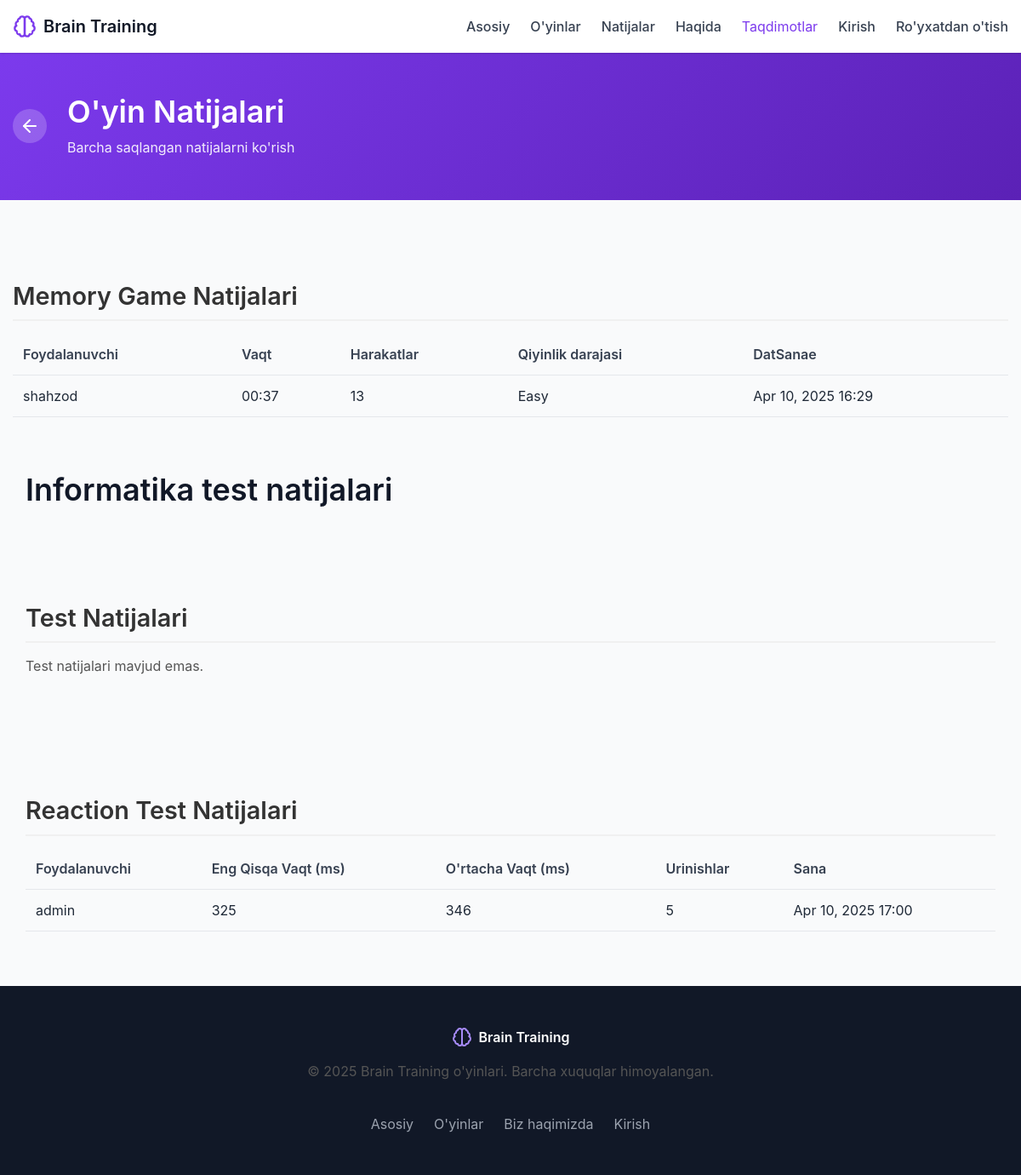
The page /games/results/ on the database as committed earlier.
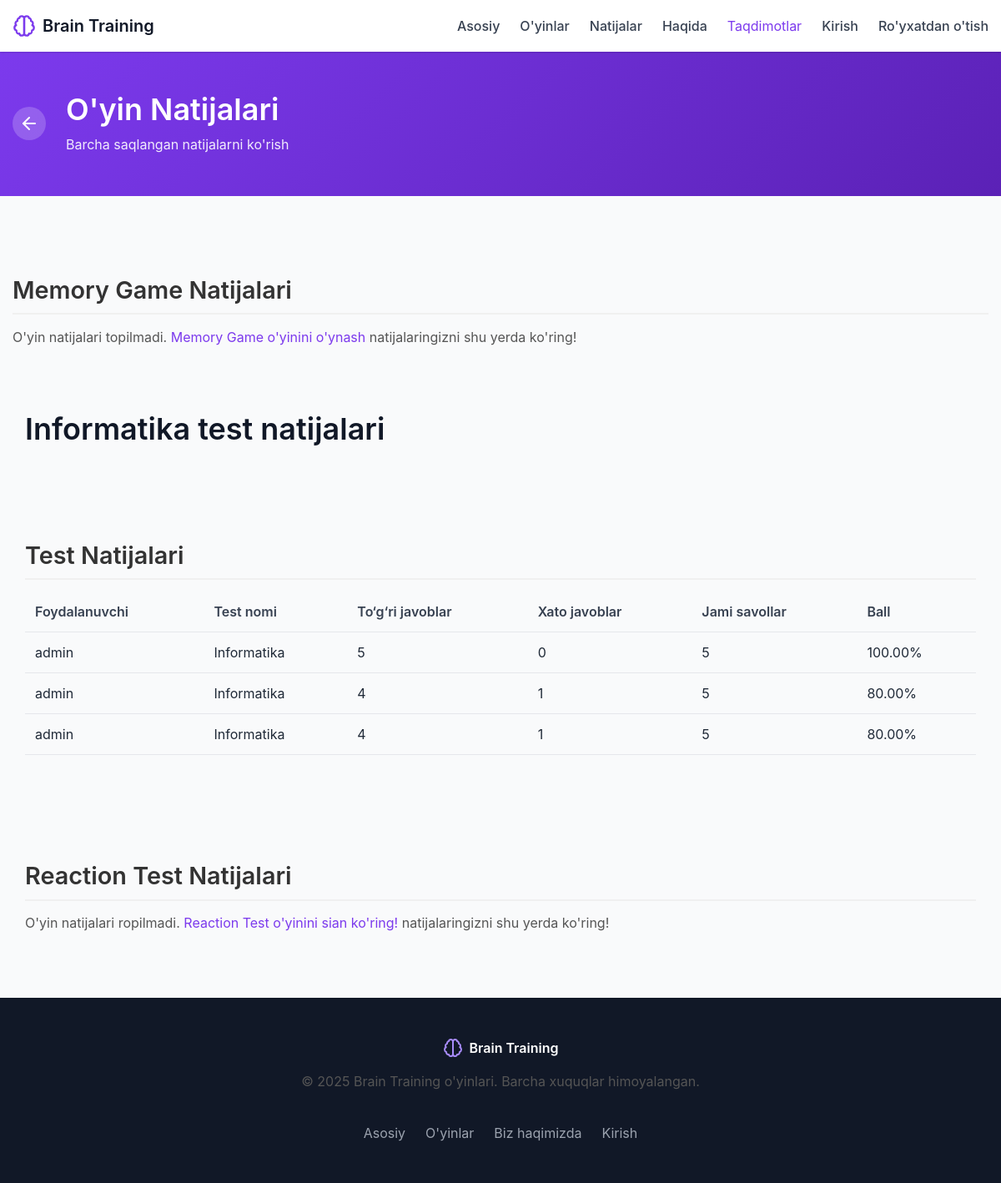
The same page on the database as committed later.
### brainapp/models.py (models this page shows, shortened)
class MemoryGameResult(models.Model):
    DIFFICULTY_CHOICES = [
        ('easy', 'Easy'),
        ('medium', 'Medium'),
        ('hard', 'Hard'),
    ]
    user = models.ForeignKey(User, on_delete=models.CASCADE, null=True, blank=True)
    game_name = models.CharField(max_length=100, default="Memory Game")
    time = models.CharField(max_length=10)  # Format: MM:SS
    moves = models.IntegerField()
    difficulty = models.CharField(max_length=10, choices=DIFFICULTY_CHOICES)
    created_at = models.DateTimeField(auto_now_add=True)
    class Meta:
        ordering = ['-created_at']

class ReactionTestResult(models.Model):
    user = models.ForeignKey(User, on_delete=models.CASCADE, null=True, blank=True)
    game_name = models.CharField(max_length=100, default="Reaction Test")
    reaction_time = models.IntegerField()  # In milliseconds
    attempts = models.IntegerField()
    average_time = models.IntegerField()  # Average reaction time in milliseconds
    created_at = models.DateTimeField(auto_now_add=True)
    class Meta:
        ordering = ['-created_at']

class UserResult(models.Model):
    user = models.ForeignKey(to=User, on_delete=models.CASCADE, verbose_name="Foydalanuvchi")
    test = models.ForeignKey(to = TestInformation, on_delete=models.CASCADE, verbose_name="Test")
    test_count = models.PositiveIntegerField(verbose_name="Savollar soni")
    correct = models.PositiveIntegerField(verbose_name="To'gri javoblar soni")
    wrong = models.PositiveIntegerField(verbose_name="Xato javoblar soni")
    ball = models.DecimalField(max_digits=5, decimal_places=2, verbose_name="Ball")
    created_at = models.DateTimeField(auto_now_add=True, verbose_name="Vaqti")
    class Meta:
        verbose_name = "Foydalanuvchilar natijalari"
        verbose_name_plural = verbose_name

class TestInformation(models.Model):
    tes_direction = models.CharField(max_length=200, verbose_name="Test yo'nalishi")
    class Meta:
        verbose_name = "Test ma'lumoti"
        verbose_name_plural = "Test ma'lumotlari"

### brainapp/views.py (the view)
# urls.py: path('games/results/', views.game_results_list, name='game_results_list'),
def game_results_list(request):
    memory_results = MemoryGameResult.objects.all()[:10]
    reaction_results = ReactionTestResult.objects.all()[:10]
    user_test_results = UserResult.objects.select_related('user', 'test') \
        .order_by('-ball')[:10]  # '-' belgisi kamayish tartibini bildiradi
    context = {
        'memory_results': memory_results,
        'reaction_results': reaction_results,
        'user_test_results' : user_test_results
    }
    return render(request, 'game_results_list.html', context)

### templates/game_results_list.html (shortened to what this page needs)
{% extends 'base.html' %}
{% block content %}
<header class="game-header purple-gradient">
    <div class="container">
        <div class="game-header-content">
            <a href="{% url 'games_list' %}" class="back-button">
                <svg xmlns="http://www.w3.org/2000/svg" width="24" height="24" viewBox="0 0 24 24" fill="none"
                    stroke="currentColor" stroke-width="2" stroke-linecap="round" stroke-linejoin="round">
                    <path d="m12 19-7-7 7-7"></path>
                    <path d="M19 12H5"></path>
                </svg>
            </a>
            <div>
                <h1>O'yin Natijalari</h1>
                <p>Barcha saqlangan natijalarni ko'rish</p>
            </div>
        </div>
    </div>
</header>
<main class="container game-container">
    <div class="results-section">
        <h2>Memory Game Natijalari</h2>
        {% if memory_results %}
        <div class="results-table">
            <table class="table">
                <thead>
                    <tr>
                        <th>Foydalanuvchi</th>
                        <th>Vaqt</th>
                        <th>Harakatlar</th>
                        <th>Qiyinlik darajasi</th>
                        <th>DatSanae</th>
                    </tr>
                </thead>
                <tbody>
                    {% for result in memory_results %}
                    <tr>
                        <td>{% if result.user %}{{ result.user.username }}{% else %}Anonymous{% endif %}</td>
                        <td>{{ result.time }}</td>
                        <td>{{ result.moves }}</td>
                        <td>{{ result.difficulty|title }}</td>
                        <td>{{ result.created_at|date:"M d, Y H:i" }}</td>
                    </tr>
                    {% endfor %}
                </tbody>
            </table>
        </div>
        {% else %}
        <p>O'yin natijalari topilmadi. <a href="{% url 'memory_game' %}">Memory Game o'yinini o'ynash</a>
            natijalaringizni shu yerda ko'ring!</p>
        {% endif %}
    </div>
    <div class="container py-5">
        <h1 class="mb-4">Informatika test natijalari</h1>
        <div class="results-section mt-5">
            <h2>Test Natijalari</h2>
            {% if user_test_results %}
            <div class="results-table">
                <table class="table table-bordered">
                    <thead class="table-light">
                        <tr>
                            <th>Foydalanuvchi</th>
                            <th>Test nomi</th>
                            <th>To‘g‘ri javoblar</th>
                            <th>Xato javoblar</th>
                            <th>Jami savollar</th>
                            <th>Ball</th>
                        </tr>
                    </thead>
                    <tbody>
                        {% for result in user_test_results %}
                        <tr>
                            <td>{{ result.user.username }}</td>
                            <td>{{ result.test.tes_direction}}</td>
                            <td>{{ result.correct }}</td>
                            <td>{{ result.wrong }}</td>
                            <td>{{ result.test_count }}</td>
                            <td>{{ result.ball }}%</td>
                        </tr>
                        {% endfor %}
                    </tbody>
                </table>
            </div>
            {% else %}
            <p>Test natijalari mavjud emas.</p>
            {% endif %}
        </div>
    <div class="results-section">
        <h2>Reaction Test Natijalari</h2>
        {% if reaction_results %}
        <div class="results-table">
            <table class="table">
                <thead>
                    <tr>
                        <th>Foydalanuvchi</th>
                        <th>Eng Qisqa Vaqt (ms)</th>
                        <th>O'rtacha Vaqt (ms)</th>
                        <th>Urinishlar</th>
                        <th>Sana</th>
                    </tr>
                </thead>
                <tbody>
                    {% for result in reaction_results %}
                    <tr>
                        <td>{% if result.user %}{{ result.user.username }}{% else %}Anonymous{% endif %}</td>
                        <td>{{ result.reaction_time }}</td>
                        <td>{{ result.average_time }}</td>
                        <td>{{ result.attempts }}</td>
                        <td>{{ result.created_at|date:"M d, Y H:i" }}</td>
                    </tr>
                    {% endfor %}
                </tbody>
            </table>
        </div>
        {% else %}
        <p>O'yin natijalari ropilmadi. <a href="{% url 'reaction_test' %}">Reaction Test o'yinini sian ko'ring!</a>
            natijalaringizni shu yerda ko'ring!</p>
        {% endif %}
    </div>
</main>
{% endblock %}

### templates/base.html (shortened to what this page needs)
<!DOCTYPE html>
{% load static %}
<html lang="en">
<head>
    <link rel="stylesheet" href={% static "css/main.css" %}>
</head>
<body>
    <div class="page-wrapper">
        <header class="main-header">
            <nav class="main-nav">
                <div class="container">
                    <div class="nav-content">
                        <a href="{% url 'home' %}" class="logo">
                            <span>Brain Training</span>
                        </a>
                        <div class="nav-links">
                            <a href="{% url 'home' %}" class="nav-link">Asosiy</a>
                            <a href="{% url 'games_list' %}" class="nav-link">O'yinlar</a>
                            <a href="{% url 'game_results_list' %}" class="nav-link">Natijalar</a>
                            <a href="{% url 'about' %}" class="nav-link">Haqida</a>
                            <a href="{% url 'presentation_list' %}">Taqdimotlar</a>
                            {% if user.is_authenticated %}
                                <a href="{% url 'profile' %}" class="nav-link">Kabinet</a>
                                <a href="{% url 'logout' %}" class="nav-link">Chiqish</a>
                            {% else %}
                                <a href="{% url 'login' %}" class="nav-link">Kirish</a>
                                <a href="{% url 'register' %}" class="nav-link">Ro'yxatdan o'tish</a>
                            {% endif %}
                        </div>
                    </div>
                </div>
            </nav>
        </header>
        <main class="content">
            {% block content %}{% endblock %}
        </main>
        <footer class="main-footer">
            <div class="container">
                <div class="footer-content">
                    <div class="footer-logo">
                        <span>Brain Training</span>
                    </div>
                    <p>&copy; {% now "Y" %} Brain Training o'yinlari. Barcha xuquqlar himoyalangan.</p>
                    <div class="footer-links">
                        <a href="{% url 'home' %}">Asosiy</a>
                        <a href="{% url 'games_list' %}">O'yinlar</a>
                        <a href="{% url 'about' %}">Biz haqimizda</a>
                        {% if user.is_authenticated %}
                            <a href="{% url 'profile' %}">Kabinet</a>
                        {% else %}
                            <a href="{% url 'login' %}">Kirish</a>
                        {% endif %}
                    </div>
                </div>
            </div>
        </footer>
    </div>
</body>
</html>

Rows that differ between the two databases and show on the page:
removed MemoryGameResult: user.username "shahzod", time "00:37", moves "13", difficulty "Easy", created_at "Apr 10, 2025 16:29"
removed ReactionTestResult: user.username "admin", reaction_time "325", average_time "346", attempts "5", created_at "Apr 10, 2025 17:00"
added UserResult: user.username "admin", test.tes_direction "Informatika", correct "5", wrong "0", test_count "5", ball "100.00"
added UserResult: user.username "admin", test.tes_direction "Informatika", correct "4", wrong "1", test_count "5", ball "80.00"
added UserResult: user.username "admin", test.tes_direction "Informatika", correct "4", wrong "1", test_count "5", ball "80.00"
Other text that changed with them:
text no longer shown: "Vaqt Harakatlar Qiyinlik darajasi DatSanae Test natijalari mavjud emas. Eng Qisqa Vaqt (ms) O'rtacha Vaqt (ms) Urinishlar Sana"
text now shown: "O'yin natijalari topilmadi. Memory Game o'yinini o'ynash natijalaringizni shu yerda ko'ring! Test nomi To‘g‘ri javoblar Xato javoblar Jami savollar Ball O'yin natijalari ropilmadi. Reaction Test o'yinini sian ko'ring! natijalaringizni shu yerda ko'ring!"
